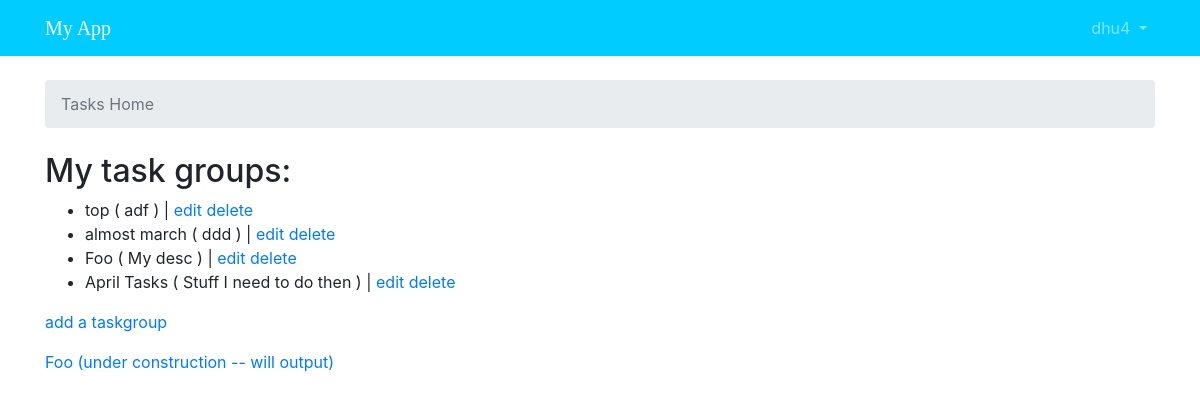
/task/ (signed in), run on the app's committed database.
### task/models.py (models this page shows, shortened)
class TaskGroup(models.Model):
    task_group_name = models.CharField(max_length=30, unique=True)
    description = models.CharField(max_length=100)
    author = models.ForeignKey(User, on_delete=models.PROTECT, related_name='TaskGroups')

### task/views.py (the view)
# urls.py: path('', views.TaskgroupList.as_view(), name='taskgroup_list'),
@method_decorator(login_required, name='dispatch')
class TaskgroupList(ListView):
    model = TaskGroup
    def get_queryset(self):
        queryset = TaskGroup.objects.all().filter(author=self.request.user).order_by('-task_group_name')
        return queryset

### task/templates/task/taskgroup_list.html (shortened to what this page needs)
{% extends "base_tasks.html" %}
{% block breadcrumb %}
  <li class="breadcrumb-item active">
    Tasks Home
  </li>
{% endblock %}
{% block content %}
<h2>My task groups: </h2>
<div>
    <ul>
        {% for taskgroup in object_list %}
            <li>{{ taskgroup.task_group_name }} ( {{ taskgroup.description }} ) | <a
                    href="{% url 'taskgroup_update' taskgroup.pk %}">edit</a>
                    <a href="{% url 'taskgroup_delete' taskgroup.pk %}">delete</a>
            </li>
        {% empty %}
            <li>No taskgroups defined yet.</li>
        {% endfor %}
    </ul>
    <p>
      <a href="{% url 'taskgroup_add' %}">add a taskgroup</a>
    </p>
</div>
<a href="{% url 'foo' %}">Foo (under construction -- will output)</a>
{% endblock %}

### templates/base.html (shortened to what this page needs)
{% load static %}<!DOCTYPE html>
<html>
  <head>
    <link rel="stylesheet" href="{% static 'css/bootstrap.min.css' %}">
    <link rel="stylesheet" href="{% static 'css/app.css' %}">
  </head>
  <body>
    {% block body %}
    <nav class="navbar navbar-expand-sm navbar-dark bg-dark">
      <div class="container">
        <a class="navbar-brand" href="{% url 'homeward' %}">My App</a>
        <div class="collapse navbar-collapse" id="mainMenu">
          {% if user.is_authenticated %}
            <ul class="navbar-nav ml-auto">
              <li class="nav-item dropdown">
                <a class="nav-link dropdown-toggle" href="#" id="userMenu" data-toggle="dropdown" aria-haspopup="true" aria-expanded="false">
                  {{ user.username }}
                </a>
              </li>
            </ul>
          {% else %}
            <form class="form-inline ml-auto">
              <a href="{% url 'login_alternate' %}" class="btn btn-outline-secondary">Log in</a>
              <a href="{% url 'signup' %}" class="btn btn-primary ml-2">Sign up</a>
            </form>
          {% endif %}
        </div>
      </div>
    </nav>
      <div class="container">
        <ol class="breadcrumb my-4">
          {% block breadcrumb %}
          {% endblock %}
        </ol>
        {% block content %}
        {% endblock %}
      </div>
    {% endblock body %}
  </body>
</html>

### static/css/app.css (style rules this page uses)
.navbar-brand { font-family: 'Peralta', cursive; }

### templates/base.html (style rules this page uses)
.bg-dark { background-color: #00ccff!important; border-color: #E7E7E7; }

### data on the page
TaskGroup: task_group_name "top", description "adf"
TaskGroup: task_group_name "almost march", description "ddd"
TaskGroup: task_group_name "Foo", description "My desc"
TaskGroup: task_group_name "April Tasks", description "Stuff I need to do then"

### other printed values
{{ user.username }} "dhu4"
